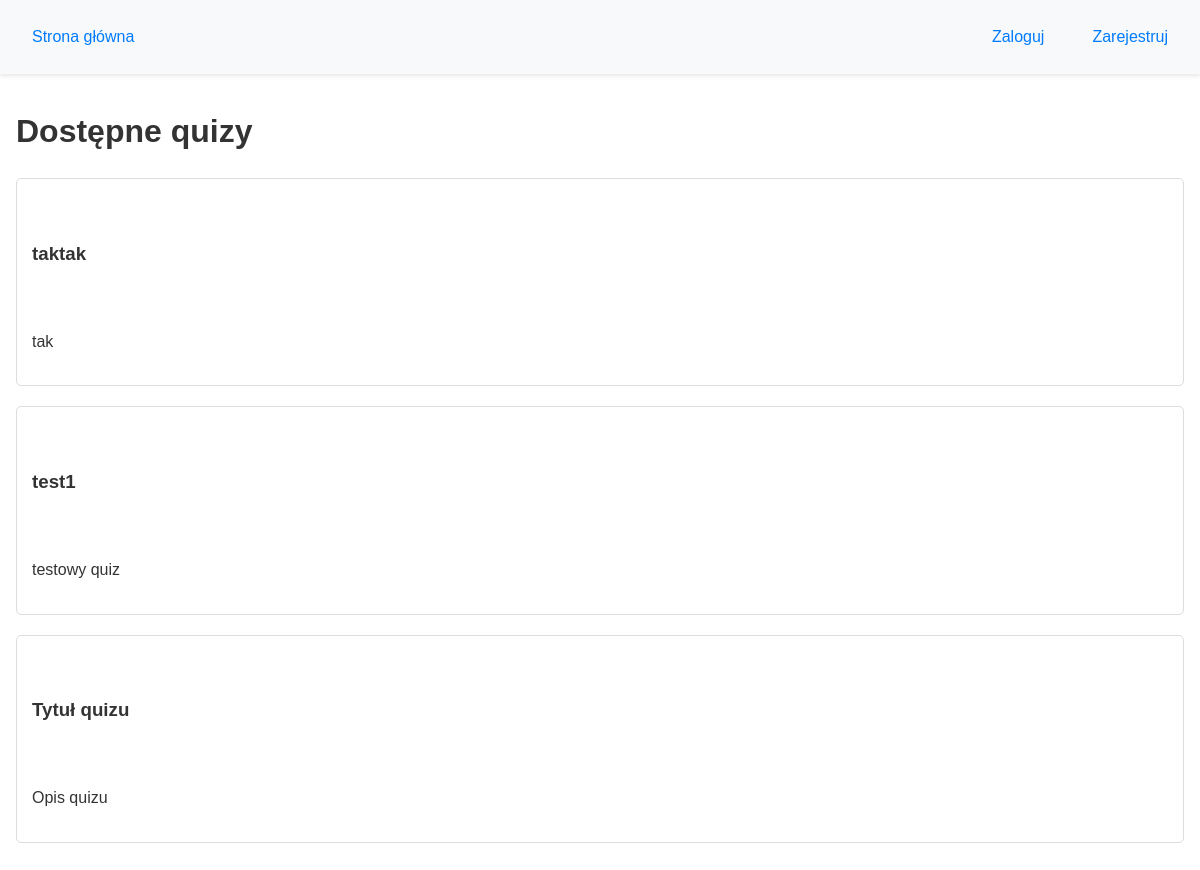
Before: / with the older database file.
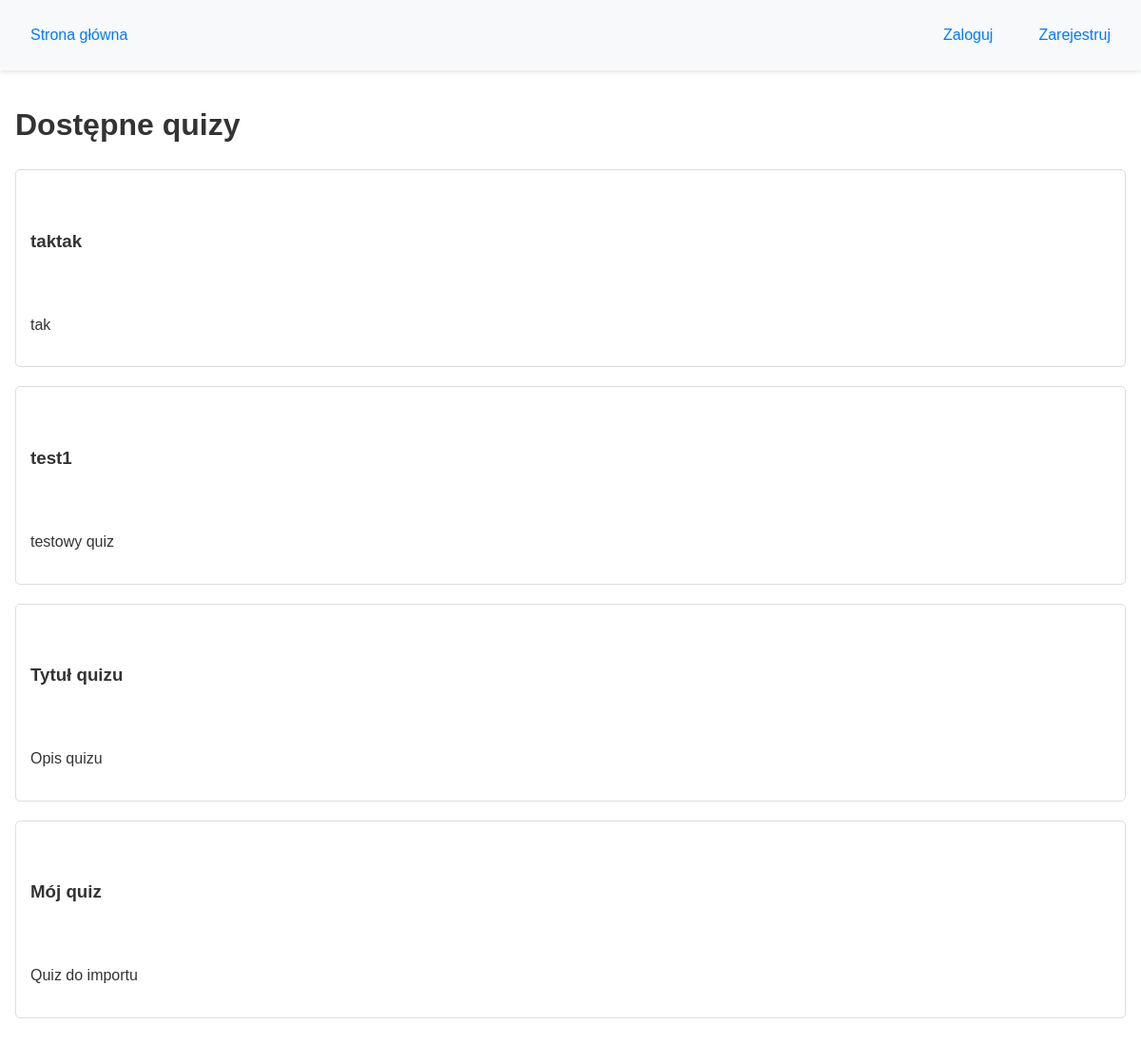
After: the same page with the newer database file.
### quizzes/models.py (models this page shows, shortened)
class Quiz(models.Model):
    title = models.CharField(max_length=200)
    description = models.TextField()
    created_by = models.ForeignKey(User, on_delete=models.CASCADE, related_name='quizzes')
    created_at = models.DateTimeField(auto_now_add=True)

### quizzes/views.py (the view)
# urls.py: path('', views.quiz_list, name='quiz_list'),
def quiz_list(request):
    quizzes = Quiz.objects.all()
    return render(request, 'quizzes/quiz_list.html', {'quizzes': quizzes})

### quizzes/templates/quizzes/quiz_list.html (shortened to what this page needs)
{% extends "base.html" %}
{% block content %}
<h1>Dostępne quizy</h1>
<ul class="quiz-list">
    {% for quiz in quizzes %}
    <li>
        <a href="{% url 'quizzes:quiz_detail' quiz.id %}">
            <h3>{{ quiz.title }}</h3>
        </a>
        <p>{{ quiz.description }}</p>
    </li>
    {% empty %}
    <li>Brak dostępnych quizów</li>
    {% endfor %}
</ul>
{% endblock %}

### templates/base.html (shortened to what this page needs)
<!DOCTYPE html>
<html lang="pl">
<head>
</head>
<body>
    <nav>
        <div class="nav-links">
            <a href="{% url 'quizzes:quiz_list' %}">Strona główna</a>
        </div>
        <div class="auth-links">
            {% if user.is_authenticated %}
                <span class="welcome-message">Witaj, {{ user.username }}!</span>
                <form action="{% url 'logout' %}" method="post" class="logout-form">
                    {% csrf_token %}
                    <button type="submit" class="btn-link">Wyloguj</button>
                </form>
            {% else %}
                <a href="{% url 'login' %}">Zaloguj</a>
                <a href="{% url 'signup' %}">Zarejestruj</a>
            {% endif %}
        </div>
    </nav>
    <main>
        {% block content %}
        {% endblock %}
    </main>
</body>
</html>

### templates/base.html (style rules this page uses)
body { font-family: Arial, sans-serif; line-height: 1.6; margin: 0; padding: 0; color: #333; }
nav { background: #f8f9fa; padding: 1rem; box-shadow: 0 2px 4px rgba(0,0,0,0.1); display: flex; justify-content: space-between; align-items: center; }
.nav-links { display: flex; gap: 1rem; }
.auth-links { display: flex; gap: 1rem; align-items: center; }
a, .btn-link { color: #007bff; text-decoration: none; padding: 0.5rem 1rem; border-radius: 4px; transition: background-color 0.3s; }
main { max-width: 1200px; margin: 2rem auto; padding: 0 1rem; }

### quizzes/templates/quizzes/quiz_list.html (style rules this page uses)
.quiz-list { list-style: none; padding: 0; }
.quiz-list li { margin-bottom: 20px; padding: 15px; border: 1px solid #ddd; border-radius: 5px; }
.quiz-list a { text-decoration: none; color: #333; }

Changed rows visible on the page:
added Quiz: title "Mój quiz", description "Quiz do importu"
